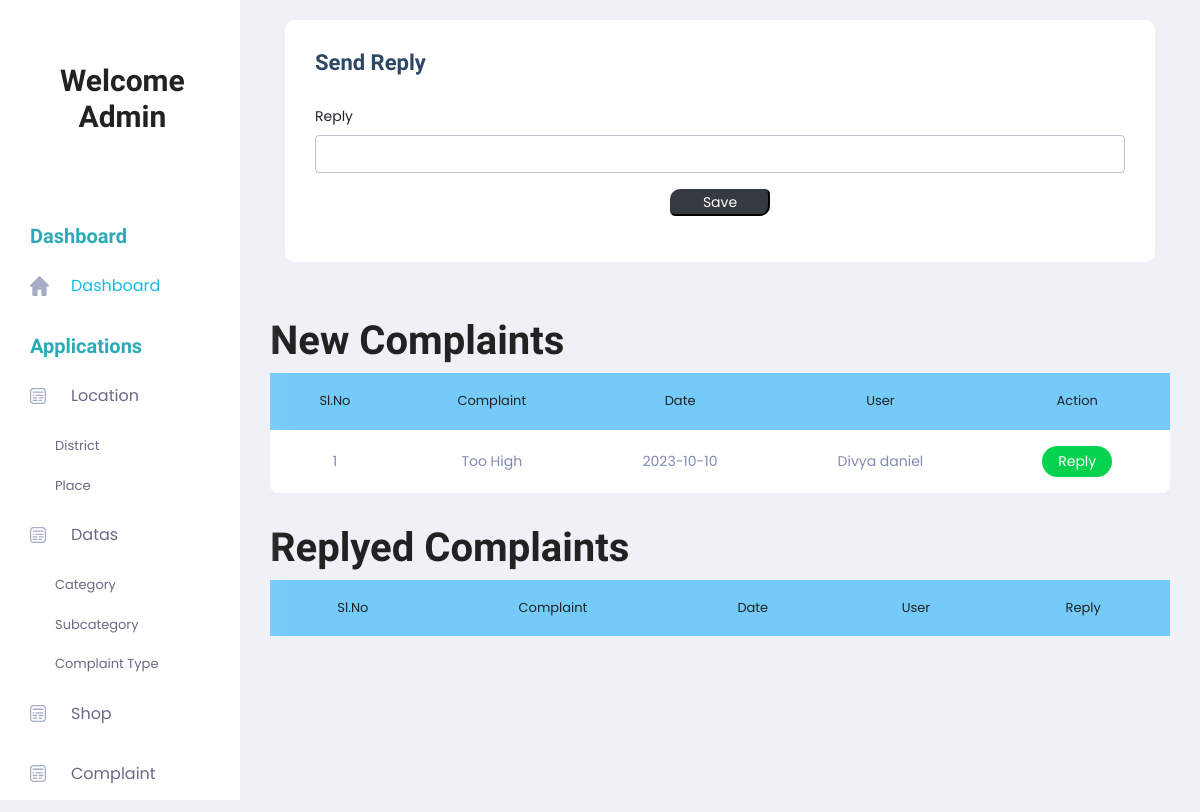
The app's page /Project/Admin/ViewComplaint.php?up=1 with its own data.
### tables this page shows
CREATE TABLE `tbl_complaint` (
  `complaint_id` int(11) NOT NULL,
  `complainttype_id` int(11) NOT NULL,
  `complaint_content` varchar(100) NOT NULL,
  `complaint_date` varchar(100) NOT NULL,
  `complaint_reply` varchar(100) NOT NULL DEFAULT 'Not Yet Replyed',
  `user_id` int(11) NOT NULL,
  `complaint_status` int(11) NOT NULL DEFAULT 0
);

CREATE TABLE `tbl_user` (
  `user_id` int(11) NOT NULL,
  `user_name` varchar(100) NOT NULL,
  `user_contact` varchar(100) NOT NULL,
  `user_email` varchar(100) NOT NULL,
  `user_address` varchar(100) NOT NULL,
  `user_password` varchar(100) NOT NULL,
  `user_photo` varchar(100) NOT NULL,
  `user_proof` varchar(100) NOT NULL,
  `place_id` int(11) NOT NULL,
  `user_gender` varchar(100) NOT NULL,
  `user_dob` int(11) NOT NULL
);

### Project/Admin/ViewComplaint.php (the view, shortened to what this page needs)
<!DOCTYPE html PUBLIC "-//W3C//DTD XHTML 1.0 Transitional//EN" "http://www.w3.org/TR/xhtml1/DTD/xhtml1-transitional.dtd">
<html xmlns="http://www.w3.org/1999/xhtml">
<head>
</head>
    <?php
include('Head.php');
    ?>
    <body>
        <section class="main_content dashboard_part">
            <div class="main_content_iner ">
                <div class="container-fluid p-0">
                    <div class="row justify-content-center">
                        <div class="col-12">
                            <div class="QA_section">
                                <?php
								         if (isset($_GET["up"])) {
                                ?>
                                <div class="white_box_tittle list_header">
                                    <div class="col-lg-12">
                                        <div class="white_box mb_30">
                                            <div class="box_header ">
                                                <div class="main-title">
                                                    <h3 class="mb-0" >Send Reply</h3>
                                                </div>
                                            </div>
                                            <form method="post">
                                                <div class="form-group">
                                                    <label for="txt_district">Reply</label>
                                                    <input required="" type="text" class="form-control" id="txt_reply" name="txt_reply">
                                                </div>
                                                <div class="form-group" align="center">
                                                    <input type="submit" class="btn-dark" style="width:100px; border-radius: 10px 5px " name="btn_save" value="Save">
                                                </div>
                                            </form>
                                        </div>
                                    </div>
                                </div>
                                <?php
                                    }
                                ?>
                                <h1>New Complaints</h1>
                                <div class="QA_table mb_30">
                                    <table class="table lms_table_active">
                                        <thead>
                                            <tr style="background-color: #74CBF9">
                                                <td align="center" scope="col">Sl.No</td>
                                                <td align="center" scope="col">Complaint</td>
                                                <td align="center" scope="col">Date</td>
                                                <td align="center" scope="col">User</td>
                                                <td align="center" scope="col">Action</td>
                                            </tr>
                                        </thead>
                                        <tbody>
                                            <?php
												$i = 0;
                                                $selQry = "select * from tbl_complaint c inner join tbl_complainttype t on t.complainttype_id=c.complainttype_id inner join tbl_user u on c.user_id = u.user_id where complaint_status='0'";
                                               $rs = $Conn->query($selQry);
                                                while ($data = $rs->fetch_assoc()) {
                                                    $i++;
                                            ?>
                                            <tr>
                                                <td align="center"><?php echo $i;?></td>
                                                <td align="center"><?php echo $data["complaint_content"] ?></td>
                                                <td align="center"><?php echo $data["complaint_date"] ?></td>
                                                <td align="center"><?php echo $data["user_name"] ?></td>
                                                <td align="center"><a href="ViewComplaint.php?up=<?php echo $data["complaint_id"] ?>" class="status_btn">Reply</a> </td>
                                            </tr>
                                            <?php
                                            }
                                            ?>
                                        </tbody>
                                    </table>
                                </div>
                                <h1>Replyed Complaints</h1>
                                <div class="QA_table mb_30">
                                    <table class="table lms_table_active">
                                        <thead>
                                            <tr style="background-color: #74CBF9">
                                                <td align="center" scope="col">Sl.No</td>
                                                <td align="center" scope="col">Complaint</td>
                                                <td align="center" scope="col">Date</td>
                                                <td align="center" scope="col">User</td>
                                                <td align="center" scope="col">Reply</td>
                                            </tr>
                                        </thead>
                                    </table>
                                </div>
                             </div>
                        </div>
                    </div>
                </div>
            </div>
        </section>
    </body>
     <?php
		include('Foot.php');
		?>
    </html>

### records on screen
tbl_complaint: complaint_content "Too High", complaint_date "2023-10-10", user.user_name "Divya daniel"
